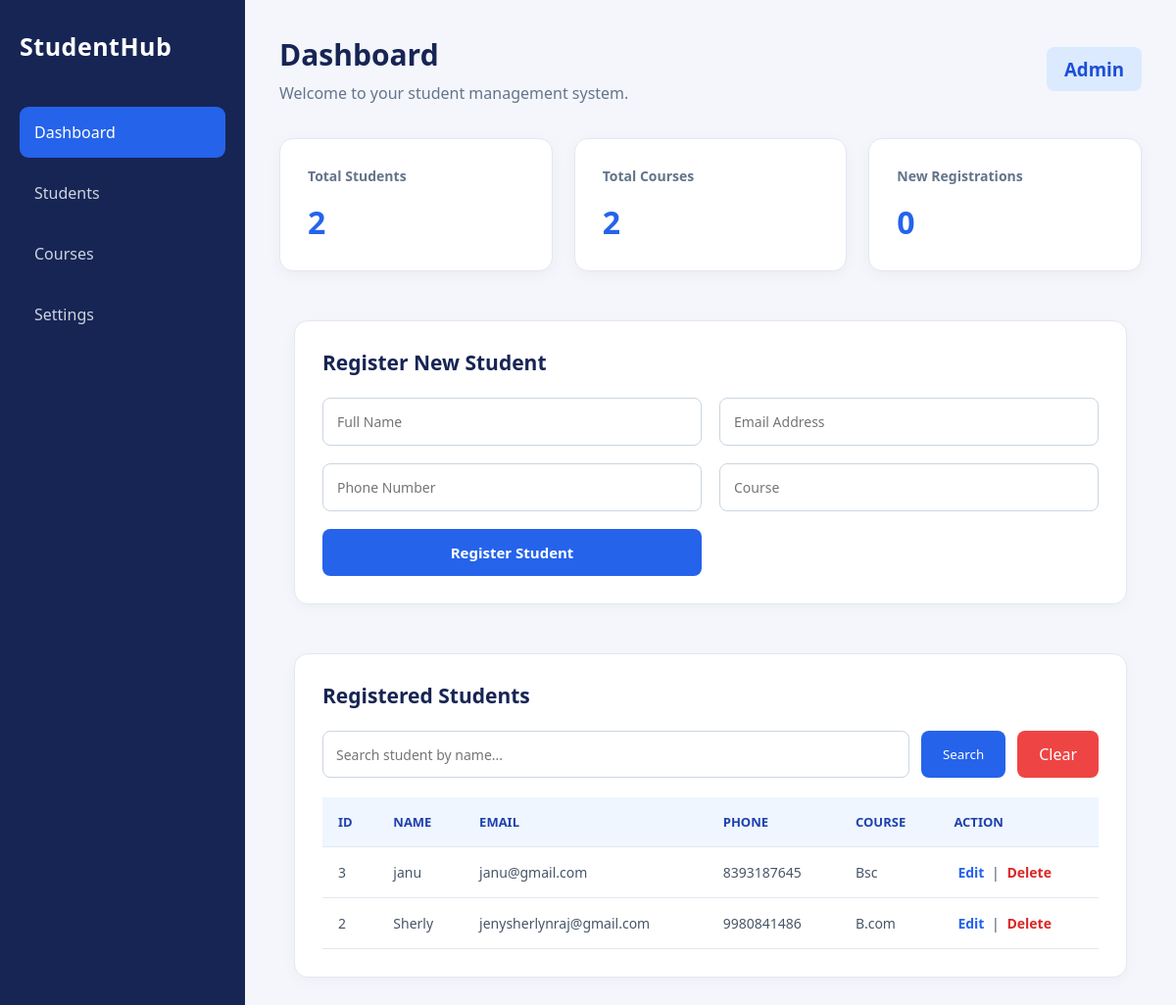
Before: / with the older database file.
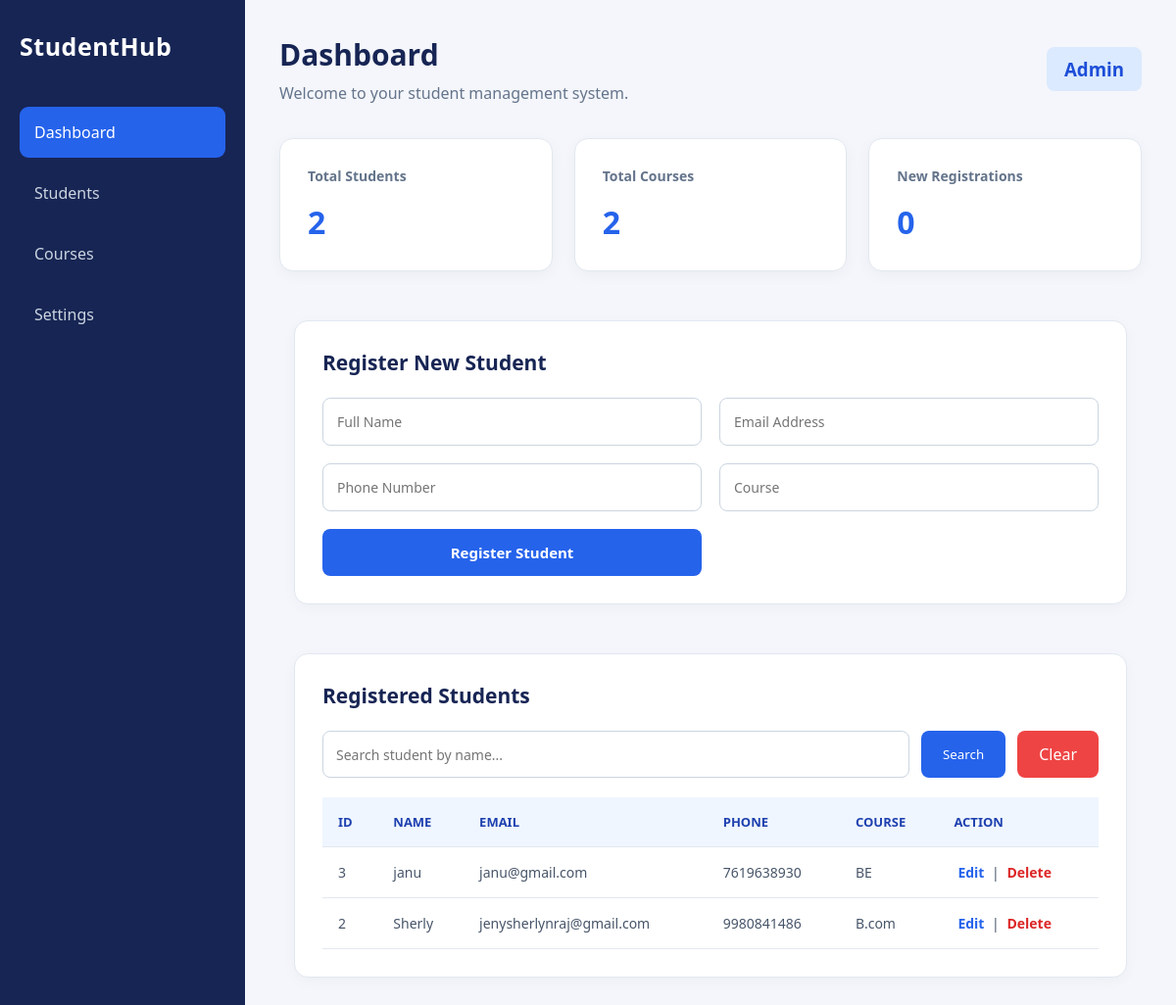
After: the same page with the newer database file.
### tables this page shows
CREATE TABLE students (
            id INTEGER PRIMARY KEY AUTOINCREMENT,
            name TEXT NOT NULL,
            email TEXT NOT NULL,
            phone TEXT NOT NULL,
            course TEXT NOT NULL
        );

### app.py (the view)
@app.route("/")
def home():
    connection = get_db_connection()
    search_query = request.args.get("search", "")
    students = connection.execute(
        "SELECT * FROM students WHERE name LIKE ? ORDER BY id DESC",
        ("%" + search_query + "%",)
    ).fetchall()
    total_students = connection.execute(
        "SELECT COUNT(*) FROM students"
    ).fetchone()[0]
    total_courses = connection.execute(
        "SELECT COUNT(DISTINCT course) FROM students"
    ).fetchone()[0]
    connection.close()
    return render_template(
        "index.html",
        students=students,
        total_students=total_students,
        total_courses=total_courses,
        search_query=search_query
    )

### app.py (called while the page is built)
def get_db_connection():
    connection = sqlite3.connect("students.db")
    connection.row_factory = sqlite3.Row
    return connection

### templates/index.html (shortened to what this page needs)
<!DOCTYPE html>
<html lang="en">
<head>
    <link rel="stylesheet" href="{{ url_for('static', filename='style.css') }}">
</head>
<body>
    <div class="container">
        <aside class="sidebar">
            <h2>StudentHub</h2>
            <ul>
                <li class="active">Dashboard</li>
                <li>Students</li>
                <li>Courses</li>
                <li>Settings</li>
            </ul>
        </aside>
        <main class="main-content">
            <header class="header">
                <div>
                    <h1>Dashboard</h1>
                    <p>Welcome to your student management system.</p>
                </div>
                <h3>Admin</h3>
            </header>
            <section class="stats">
                <div class="card">
                    <h3>Total Students</h3>
                    <h2>{{ students|length }}</h2>
                </div>
                <div class="card">
                    <h3>Total Courses</h3>
                    <h2>{{ total_courses }}</h2>
                </div>
                <div class="card">
                    <h3>New Registrations</h3>
                    <h2>0</h2>
                </div>
            </section>
            <section class="form-section">
                <h2>Register New Student</h2>
                <form class="student-form" action="/add_student" method="POST">
                    <input type="text" name="name" placeholder="Full Name" required>
                    <input type="email" name="email" placeholder="Email Address" required>
                    <input type="tel" name="phone" placeholder="Phone Number" required>
                    <input type="text" name="course" placeholder="Course" required>
                    <button type="submit">Register Student</button>
                </form>
            </section>
<section class="form-section">
    <h2>Registered Students</h2>
    <form method="GET" action="{{ url_for('home') }}" class="search-form">
    <input
        type="text"
        name="search"
        placeholder="Search student by name..."
        value="{{ search_query }}"
    >
    <button type="submit">Search</button>
    <a href="/"class="clear-btn">Clear</a>
</form>
    <table>
        <thead>
            <tr>
                <th>ID</th>
                <th>Name</th>
                <th>Email</th>
                <th>Phone</th>
                <th>Course</th>
                <th>Action</th>
            </tr>
        </thead>
        <tbody>
           {% for student in students %}
<tr>
    <td>{{ student.id }}</td>
    <td>{{ student.name }}</td>
    <td>{{ student.email }}</td>
    <td>{{ student.phone }}</td>
    <td>{{ student.course }}</td>
    <td>
    <a href="{{ url_for('edit_student', student_id=student.id) }}">Edit</a>
    |
    <a href="{{ url_for('delete_student', student_id=student.id) }}"
       onclick="return confirm('Are you sure you want to delete this student?')">
        Delete
    </a>
</td>
</tr>
{% else %}
            <tr>
                <td colspan="6">No students registered yet.</td>
            </tr>
            {% endfor %}
        </tbody>
    </table>
</section>
        </main>
    </div>
</body>
</html>

Changed rows visible on the page:
changed students "janu": phone "8393187645" → "7619638930"; course "Bsc" → "BE"
